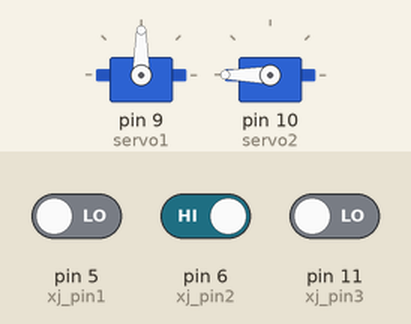
Recording of a sketch running on a simulated Arduino Uno, built with avr-gcc and run on an emulated ATmega328P. On the bench: 2 × servo. The inputs (shaded band) are chosen by the test bench; at power-on: pin 5 (xj_pin1) LOW, pin 6 (xj_pin2) HIGH, pin 11 (xj_pin3) LOW.

Above: at 1.2 s.
1.3 s: pin 5 (xj_pin1) driven HIGH
At 2.4 s:
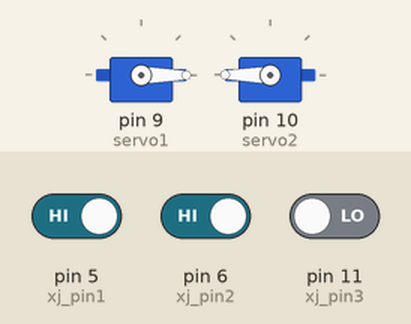
2.8 s: pin 6 (xj_pin2) driven LOW
At 3.6 s:
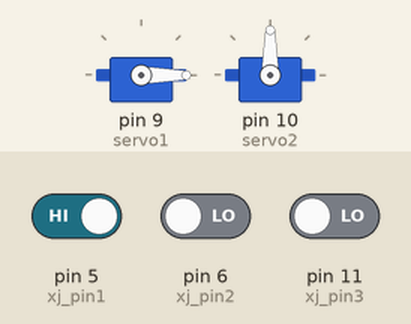
5.8 s: pin 5 (xj_pin1) driven LOW
At 6.8 s:
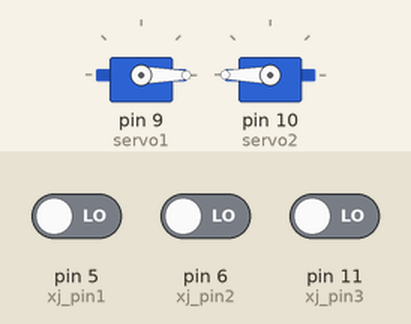
8.8 s: pin 6 (xj_pin2) driven HIGH
At 9.9 s:
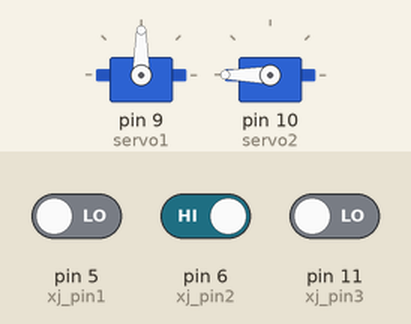
Timing chart, 0 to 12.8 s (numbered marks = the images above; inputs shaded):
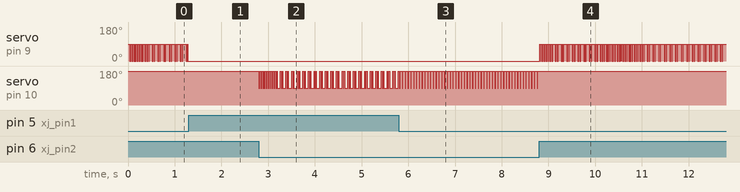

Measured:
- after the input at 1.3 s, servo on pin 9 (servo1): stops changing and stays 0°
- after the input at 2.8 s, servo on pin 10 (servo2): alternates 180° for 0.02 s and 90° for 0.02 s, starting at once
- after the input at 5.8 s, servo on pin 10 (servo2): alternates 180° for 0.05 s and 90° for 0.01 s, starting after 0.85 s
- after the input at 8.8 s, servo on pin 9 (servo1): alternates 90° for 0.02 s and 0° for 0.02 s, starting at once; servo on pin 10 (servo2): stops changing and stays 180°
- by itself, servo on pin 9 (servo1): alternates 90° for 0.02 s and 0° for 0.02 s

The sketch:

test2.ino
```cpp
//xj_qian
#include <Servo.h>
Servo servo1;
Servo servo2;
int xj_pin1 = 5;
int xj_pin2 = 6;
int xj_pin3 = 11;

int xj_val1;
int xj_val2;
int xj_val3;

void qian()
{
  servo1.write(0);
  servo2.write(180);
}

void qianyp()
{
  servo1.write(90);
  servo2.write(180);
}

void qianzp()
{
  servo1.write(0);
  servo2.write(90);
}

void youz()
{
  servo1.write(180);
  servo2.write(180);
}

void zuoz()
{
  servo1.write(0);
  servo2.write(0);
}

void tingzhi()
{
  servo1.write(90);
  servo2.write(90);
}

void setup()
{
  servo1.attach(9);
  servo2.attach(10);
  pinMode(xj_pin1,INPUT);
  pinMode(xj_pin2,INPUT);
  pinMode(xj_pin3,INPUT);
}

void loop()
{
  xj_val1=digitalRead(xj_pin1);
  xj_val2=digitalRead(xj_pin2);
  xj_val3=digitalRead(xj_pin3);

//  qian();
//  qianzp();
//  qianyp();
//  zuoz();
//  youz();
//  tingzhi();
  if((xj_val1&xj_val2)|(!xj_val3))
  {
    qian();
  }

  if((!xj_val1)|xj_val3)
  {
    qianyp();
  }

  if((!xj_val2)|xj_val3)
  {
    qianzp();
  }

}
```
